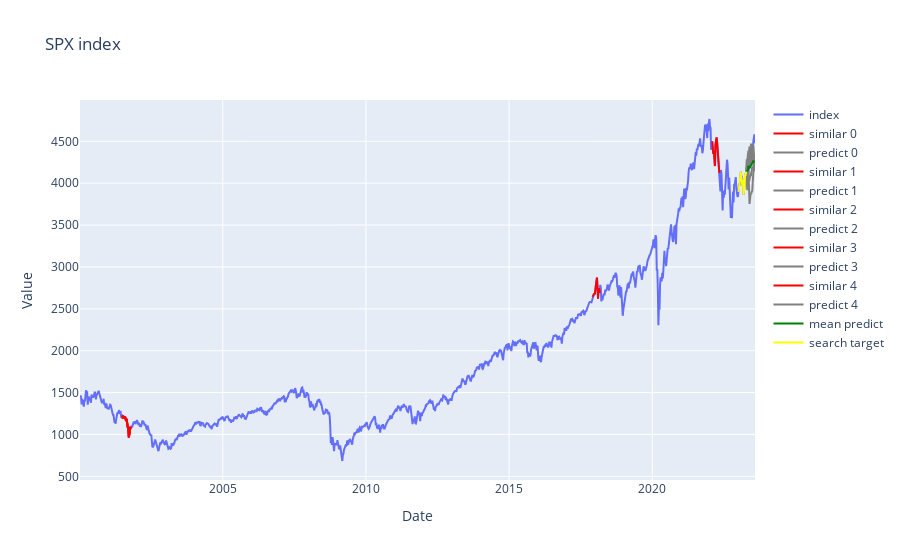
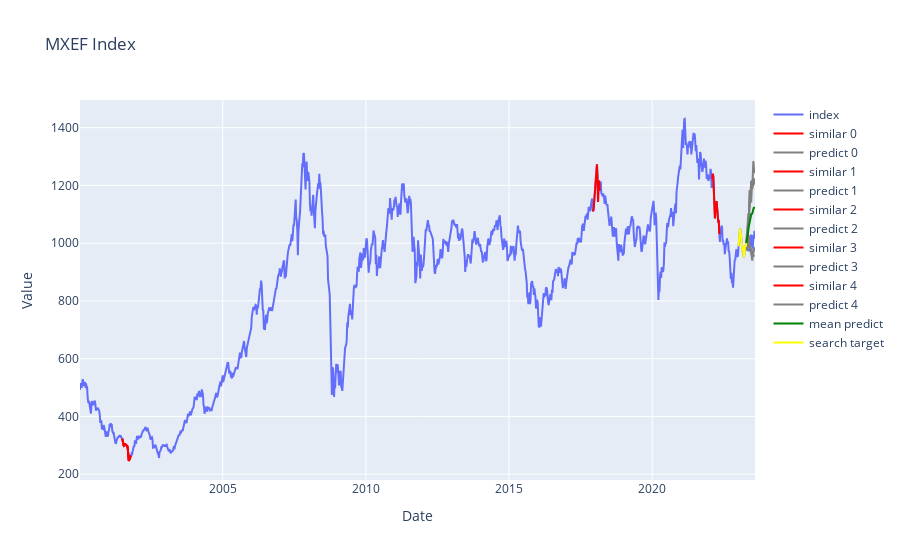
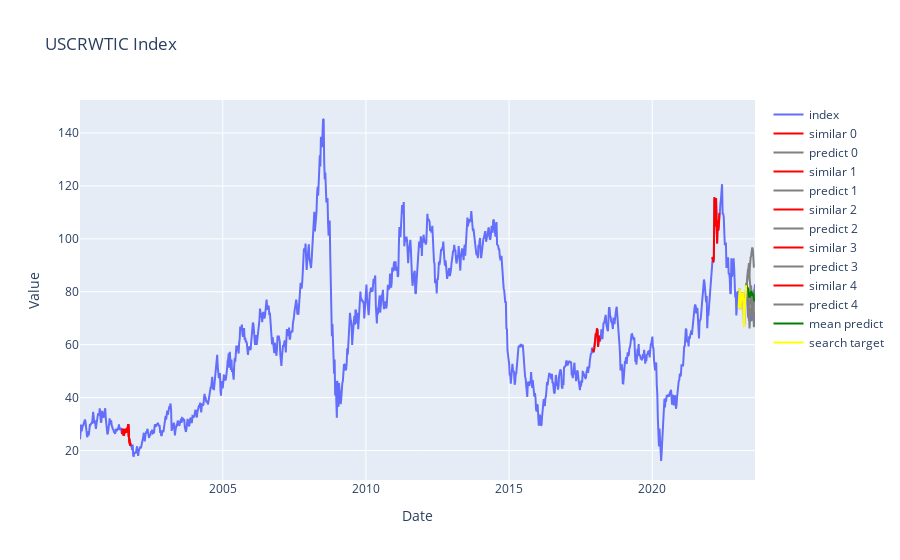
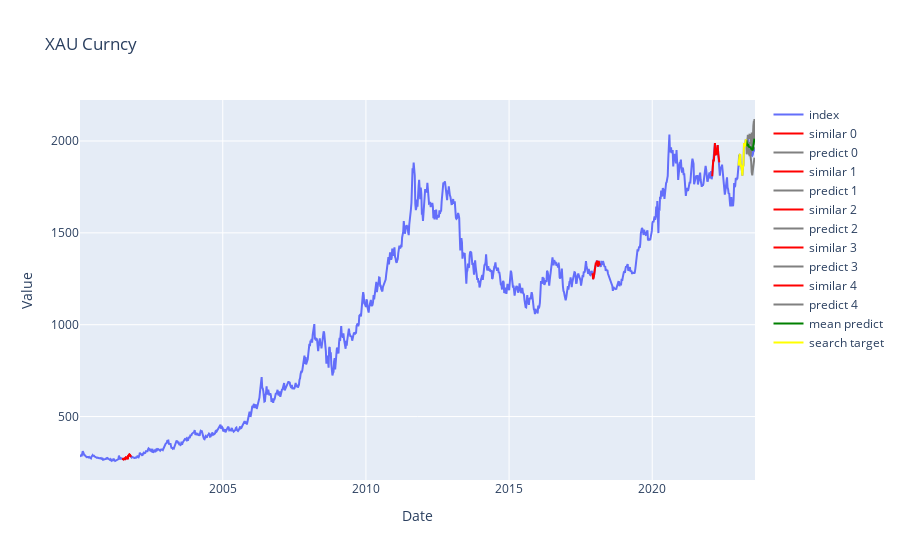

The notebook cell these images were saved under, in order:
### Code cell
newtsm = New_TSMD(asset_price_list, date_list, asset_pchange_list, p_date_list, asset_name_list)
windows = 14
windows_range = [13, 14, 15, 16]
newtsm.fit(1200, windows, 5, windows_range)
newtsm.transform(16)
newtsm.plot()
